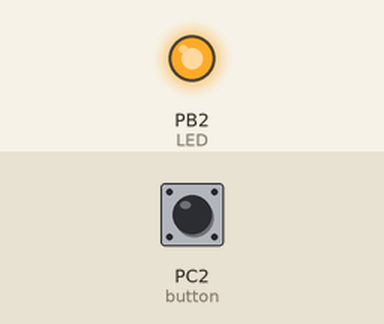
Recording of a program running on a simulated ATmega328P, built with avr-gcc and emulated at 16 MHz. Parts: output pins drawn as LEDs (lit = HIGH). Inputs (shaded band) come from the test bench; at power-on: PC2 (button) HIGH.

Above: at 1.2 s.
1.3 s: PC2 (button) pulled LOW for 0.15 s
At 2.3 s:
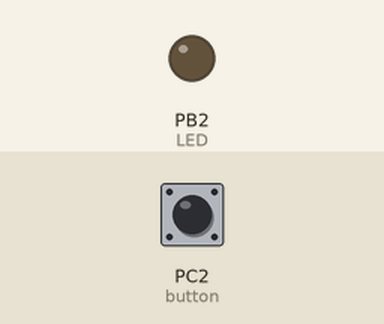
4.0 s: PC2 (button) pulled LOW for 3.2 s
At 8.2 s:
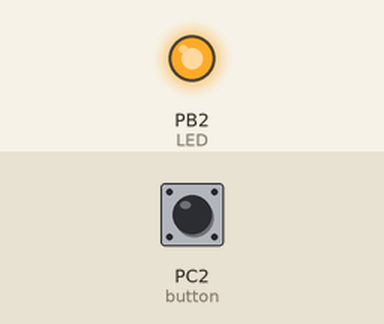
Timing chart, 0 to 9.7 s (numbered marks = the images above; inputs shaded):
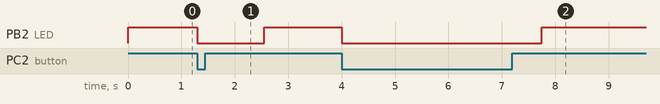

The program:

main.c
```c
#define F_CPU 16000000UL //Change frequency to 16MHz
#include <avr/io.h>
#include <util/delay.h>

int main(void)
{
	DDRB |= (1<<2);		//PB2 is an output, XXXX X1XX
	PORTB |= (1<<2);	//PB2 set as high to turn off LED, XXXX X1XX
	DDRC &= (0<<2);		//PC2 is an input, XXXX X0XX
	PORTC |= (0<<2);	//PC2 set as low or unpressed, XXXX X0XX
	while (1) {
		if (!(PINC & (1 << PINC2))){ // If button is pressed
		PORTB &= ~(1<<2); // turn on LED
		_delay_ms(1250); // delay for 1250ms
		}
	    else { // if button is not pressed
		    PORTB |= (1<<2); // set PB2 to high or LED off
		}
    }
}
```

Measured:
- after the input at 1.3 s, PB2 (LED): HIGH → LOW at once, → HIGH 1.2 s later
- after the input at 4.0 s, PB2 (LED): HIGH → LOW at once, → HIGH 3.8 s later
